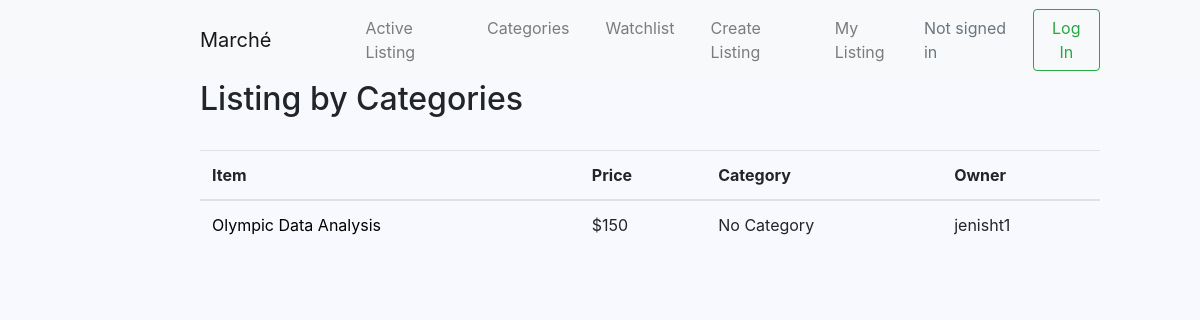
Page /No Category on the committed database.
### auctions/models.py (models this page shows, shortened)
class Listing(models.Model):
    title=models.CharField(max_length=64)
    description=models.CharField(max_length=100)
    price=models.IntegerField()
    Image=models.CharField(max_length=100)
    category=models.CharField(max_length=64)
    owner=models.ForeignKey(User, on_delete=models.CASCADE, related_name="items")
    status=models.CharField(max_length=64)

class User(AbstractUser):
    pass

### auctions/views.py (the view)
# urls.py: path("<str:category>", views.clisting, name="clisting")
def clisting(request,category):
    items=Listing.objects.filter(category=category,status="Open")
    return render(request,"auctions/clisting.html",{
    "items":items
    })

### auctions/templates/auctions/clisting.html
{% extends "auctions/layout.html" %}
{% block body %}
    <div class="padding">
      <h2> Listing by Categories</h2> <br>
            {% if items %}
          <table class="table">
    <tr>
      <th> Item </th>
      <th> Price </th>
      <th> Category </th>
      <th> Owner </th>
      </tr>
    <tbody>
    {% for item in items %}
      <tr>
        <td> <a href="{% url 'item' item.id %}" style="color:black">{{item.title}} </a> </td>
        <td>${{item.price}}</td>
        <td>{{item.category}}</td>
        <td>{{item.owner}}</td>
      </tr>
      {% endfor %}
    </tbody>
  </table>
      {% else %}
      <br>
      <br>
    <h3>&ensp;  No active listing in this category. </h3>
        {% endif %}
  </div>
{% endblock %}

### auctions/static/auctions/styles.css (style rules this page uses)
body { background-color: #F8F8FF; }
.padding { padding-left: 200px; padding-right: 100px; }

### rows in the picture
Listing: title "Olympic Data Analysis", price "150", category "No Category", owner "jenisht1"
